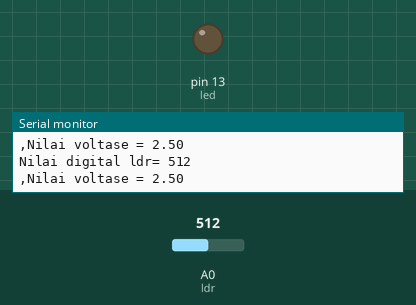
This sketch was run on a simulated Arduino Uno, built with avr-gcc and run on an emulated ATmega328P. Parts: output pins drawn as LEDs (lit = HIGH), the last lines printed to the serial monitor. Dashed ring = blinking. Inputs (shaded band) come from the test bench; at power-on: A0 (ldr) = 512.

Above: at 1.3 s.
1.4 s: A0 (ldr) set to 581
2.9 s: A0 (ldr) set to 612
At 3.4 s:
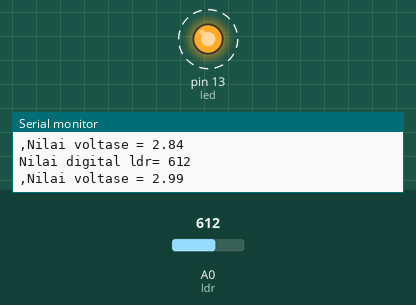
7.5 s: A0 (ldr) set to 610
At 8.9 s:
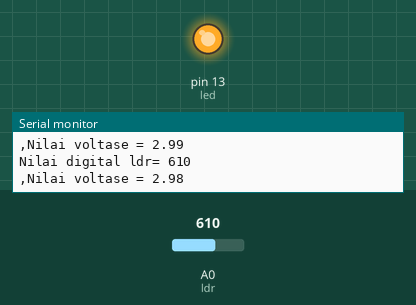
Timing chart, 0 to 11.5 s (numbered marks = the images above; inputs shaded):
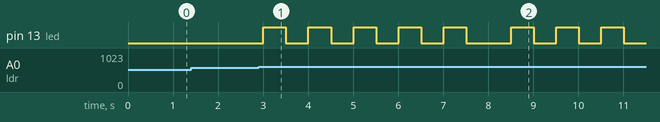

The sketch:

Prak_MCU_7_LDR.ino
```cpp
byte ldr = A0;
byte led = 13;

void setup() {
 Serial.begin(9600);
 pinMode(led, OUTPUT);
}

void loop() {
  int nilai = analogRead(ldr);
  Serial.print("Nilai digital ldr= ");
  Serial.println(nilai);
  Serial.print(",");
  float voltase = float (nilai / 1023.0 * 5.0);
  Serial.print("Nilai voltase = ");
  Serial.println(voltase);
  if (nilai >= 0 && nilai < 300) digitalWrite(led, HIGH);
  if (nilai >= 300 && nilai < 600) {
    digitalWrite(led, LOW);
  }
  if (nilai >= 600) {
    for (byte indeks = 0; indeks < 5; indeks++) {
      digitalWrite(led, 1);
      delay(500);
      digitalWrite(led, 0);
      delay(500);
    }
  }
  delay(500);
}
```

Measured:
- the behaviour switches between 599 and 600 on A0 (ldr) (found by bisection; images 0 and 1)
- after the input at 2.9 s, pin 13 (led): alternates HIGH for 0.50 s and LOW for 0.50 s, starting after 0.11 s
